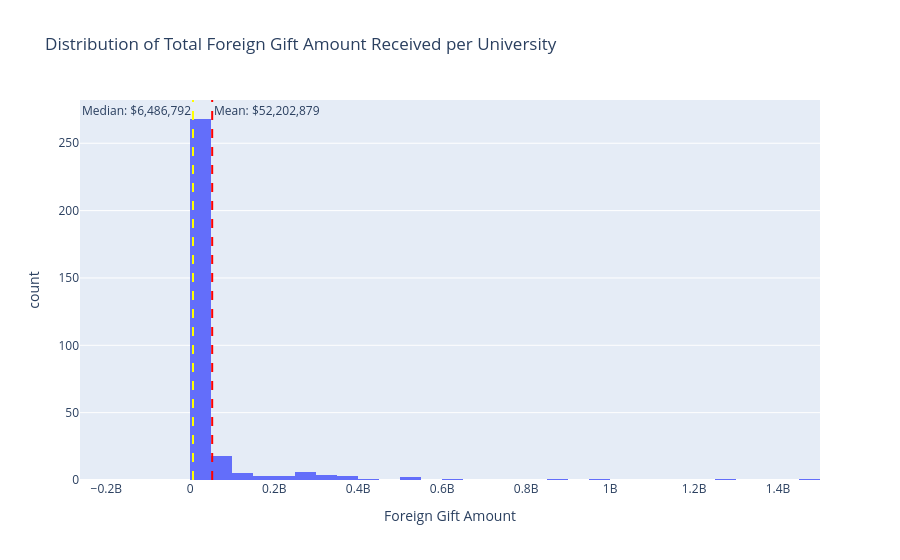

Notebook code for this chart:
### Markdown cell above
**Plot a histogram of the amounts received by each university, and then label the median and the mean as vertical lines.**

### Code cell
# Total amount per university
totals = gift.groupby('Institution Name')['Foreign Gift Amount'].sum()
mean_val = totals.mean()
median_val = totals.median()

fig = px.histogram(
    totals,
    x='Foreign Gift Amount',
    nbins=50,
    title='Distribution of Total Foreign Gift Amount Received per University'
)

# Adding vertical lines
fig.add_vline(x=mean_val, line_dash='dash', line_color='red',
              annotation_text=f'Mean: ${mean_val:,.0f}', annotation_position='top right')
fig.add_vline(x=median_val, line_dash='dash', line_color='yellow',
              annotation_text=f'Median: ${median_val:,.0f}', annotation_position='top left')

fig.show()

### Figure 1 — Plotly figure (JSON) as saved in the notebook; plotly's stock layout.template omitted (floating-point values rounded to 4 significant figures; data arrays with more than 128 entries replaced by an {"elided": "..."} marker saying what was removed)
{"data": [{"bingroup": "x", "hovertemplate": "Foreign Gift Amount=%{x}<br>count=%{y}<extra></extra>", "legendgroup": "", "marker": {"color": "#636efa", "pattern": {"shape": ""}}, "name": "", "nbinsx": 50, "orientation": "v", "showlegend": false, "type": "histogram", "x": {"elided": "318 int values"}, "xaxis": "x", "yaxis": "y"}], "layout": {"annotations": [{"showarrow": false, "text": "Mean: $52,202,879", "x": 52200000.0, "xanchor": "left", "xref": "x", "y": 1, "yanchor": "top", "yref": "y domain"}, {"showarrow": false, "text": "Median: $6,486,792", "x": 6487000.0, "xanchor": "right", "xref": "x", "y": 1, "yanchor": "top", "yref": "y domain"}], "barmode": "relative", "legend": {"tracegroupgap": 0}, "shapes": [{"line": {"color": "red", "dash": "dash"}, "type": "line", "x0": 52200000.0, "x1": 52200000.0, "xref": "x", "y0": 0, "y1": 1, "yref": "y domain"}, {"line": {"color": "yellow", "dash": "dash"}, "type": "line", "x0": 6487000.0, "x1": 6487000.0, "xref": "x", "y0": 0, "y1": 1, "yref": "y domain"}], "title": {"text": "Distribution of Total Foreign Gift Amount Received per University"}, "xaxis": {"anchor": "y", "domain": [0, 1], "title": {"text": "Foreign Gift Amount"}}, "yaxis": {"anchor": "x", "domain": [0, 1], "title": {"text": "count"}}}}
